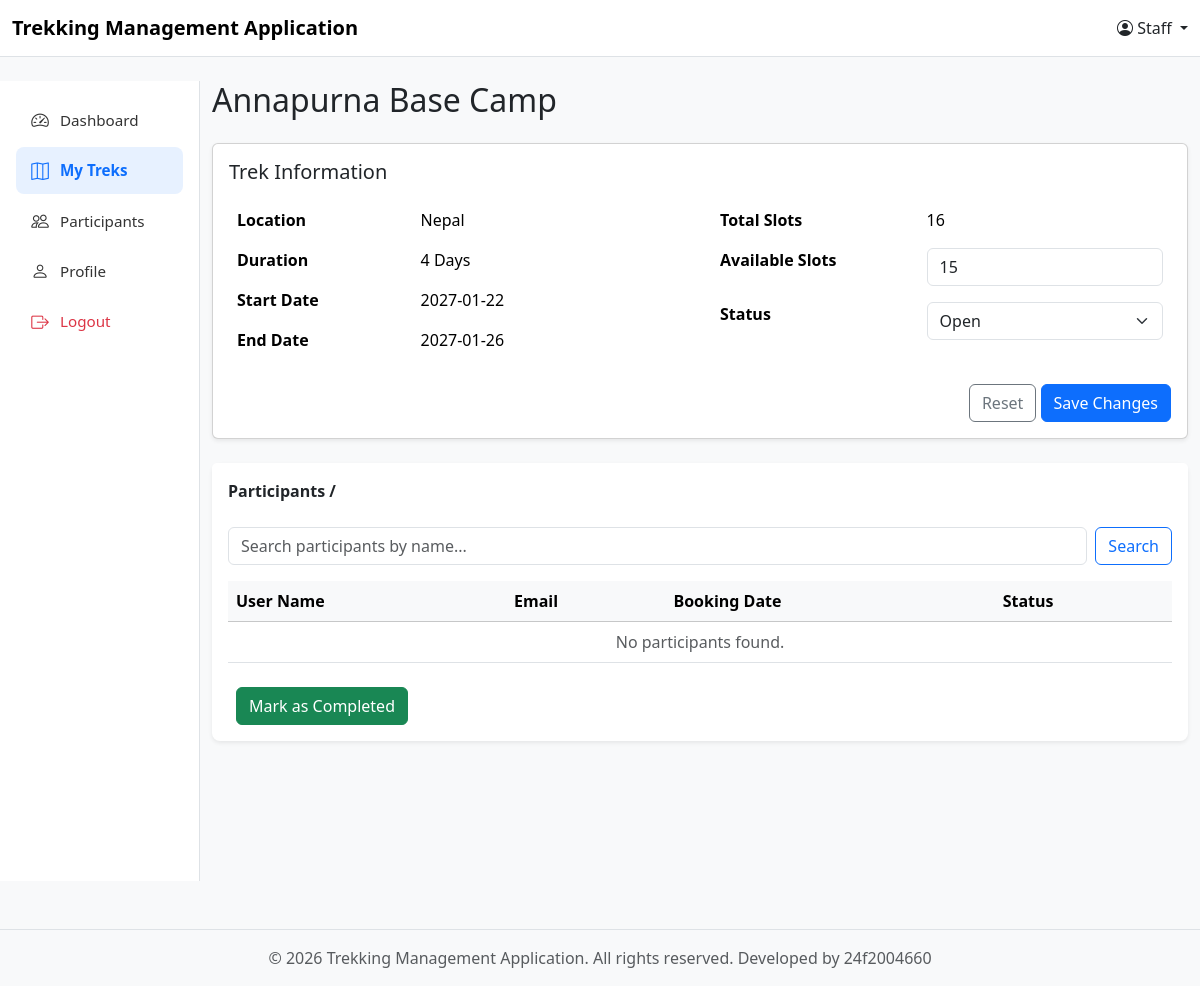
Page /s_manage_trek?trek_id=1 on the earlier database version.
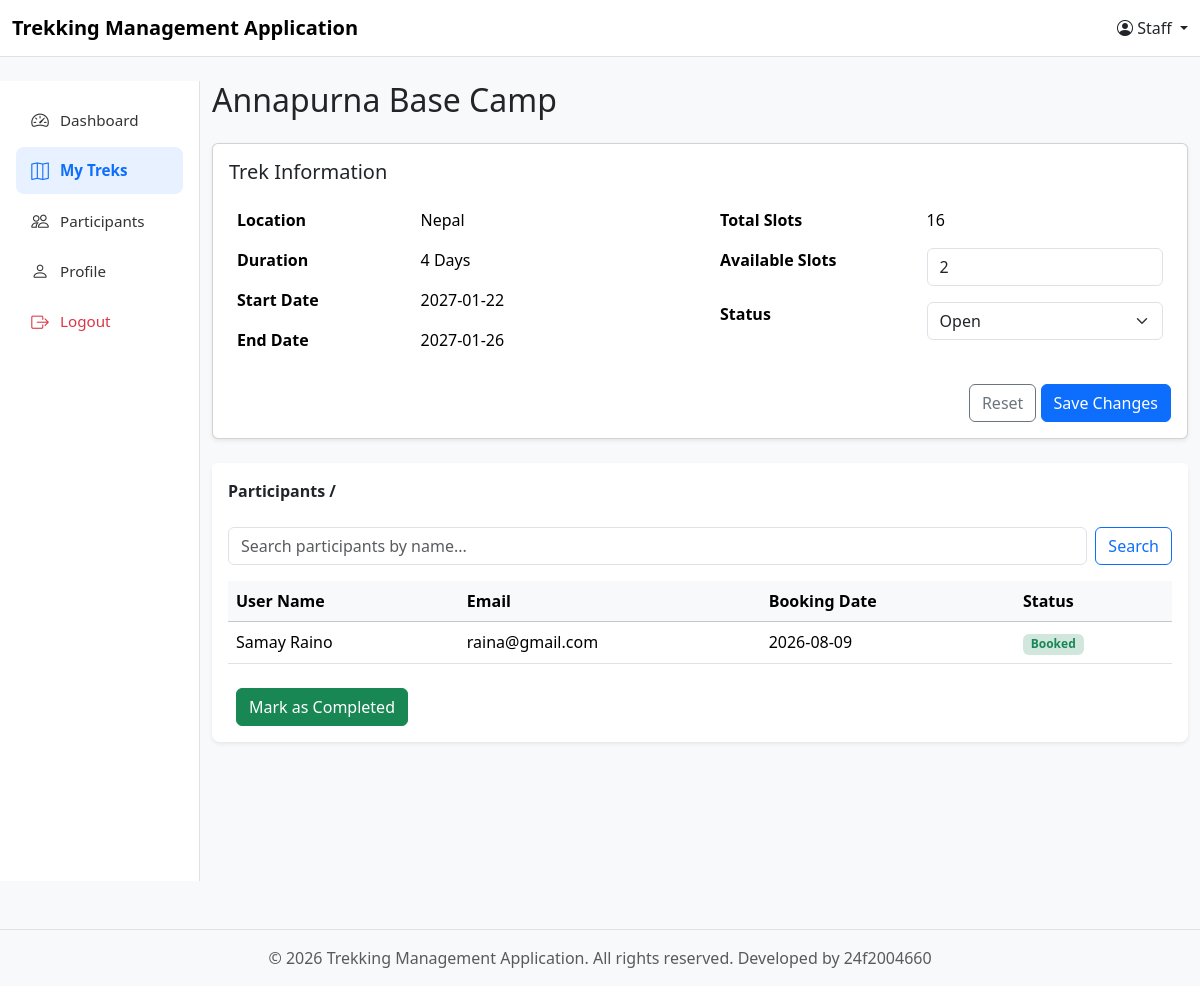
Same page on the later database version.
### models.py (models this page shows)
class Trek(db.Model):
    __tablename__ = 'trek'
    trek_id = db.Column(db.Integer, primary_key=True)
    t_name = db.Column(db.String(120), nullable=False)
    location = db.Column(db.String(120), nullable=False)
    diff = db.Column(db.String(1))  # E/M/H
    duration = db.Column(db.Integer)
    total_slots = db.Column(db.Integer, nullable=False)
    avl_slots = db.Column(db.Integer, nullable=False)
    assign_s_id = db.Column(db.Integer, db.ForeignKey('staff_profile.staff_id'), nullable=False)
    status = db.Column(db.String(20), default='Pending')  # Pending/Approved/Open/Close/Completed
    start_date = db.Column(db.Date)
    end_date = db.Column(db.Date)
    description = db.Column(db.String(500))
    bookings = db.relationship('Booking', backref='trek', cascade="all, delete")

class user_profile(db.Model):
    __tablename__ = 'user_profile'
    id = db.Column(db.Integer, primary_key=True)
    user_id = db.Column(db.Integer, db.ForeignKey('user_credentials.id'), nullable=False) #linking user credentials to trek
    name = db.Column(db.String(100), nullable=False)
    address = db.Column(db.String(200), nullable=False)
    phone_number = db.Column(db.String(20), nullable=False)
    status = db.Column(db.Integer, nullable=False, default = 0) #0 means active 1 means deactive
    bookings = db.relationship('Booking', backref='trekker')

class User_Credentials(db.Model):
    __tablename__ = 'user_credentials' #user defined table name
    id =db.Column(db.Integer, primary_key=True)
    email = db.Column(db.String(100), unique=True, nullable=False)
    password = db.Column(db.String, nullable=False)
    role = db.Column(db.String(20), nullable=False) #allowed only 3 values admin 0, staff 1, user 2
    user = db.relationship('user_profile', cascade="all, delete", backref='user_back')
    staff = db.relationship('staff_profile', cascade="all, delete", backref='staff_back')

class Booking(db.Model):
    __tablename__ = 'booking'
    booking_id = db.Column(db.Integer, primary_key=True)
    user_id = db.Column(db.Integer, db.ForeignKey('user_profile.user_id'), nullable=False)
    trek_id = db.Column(db.Integer, db.ForeignKey('trek.trek_id'), nullable=False)
    booking_date = db.Column(db.Date, default=date.today)
    status = db.Column(db.String(20), default='Booked')  # Booked/cancelled/completed

### controller.py (the view)
@app.route("/s_manage_trek")
def manage_trek():
    staff_id = request.args.get("staff_id")
    trek_id = request.args.get("trek_id")
    search = request.args.get("search")
    trek = search_trek(trek_id)
    participants = []
    for booking in trek.bookings:
        if booking.status == "Booked":
            user = search_user(booking.user_id)
            participants.append({"name": user.name,"email": user.user_back.email,"booking_date": booking.booking_date,"status": booking.status})
    if search:
        participants = [p for p in participants if search.lower() in p["name"].lower()]
    return render_template("Staff_templates/staff_manage_trek.html",trek=trek,participants=participants ,staff_id = staff_id, search=search)

### controller.py (called while the page is built)
def search_user(id):
    user_searched = db.session.query(user_profile).filter(user_profile.user_id == id).first()
    return user_searched

def search_trek(id):
    trek_searched = db.session.query(Trek).filter(Trek.trek_id == id).first()
    return trek_searched

### templates/Staff_templates/staff_manage_trek.html (shortened to what the changed rows need)
{% extends "base.html" %}
{% set current_user = "Staff" %}
{% block content %}
<div class="row">
    {% set current_page = "my_treks" %}
    <div class="col-md-10">
        <h2 class="mb-4">{{ trek.t_name }}</h2>
        <div class="card shadow-sm mb-4">
        <div class="card-body">
        <form method="POST" action="{{ url_for('update_trek_slots') }}">
            <div class="row">
                <div class="col-md-6">
                    <table class="table table-borderless">
                        <tr>
                            <th width="40%">Location</th>
                            <td>{{ trek.location }}</td>
                        </tr>
                        <tr>
                            <th>Duration</th>
                            <td>{{ trek.duration }} Days</td>
                        </tr>
                        <tr>
                            <th>Start Date</th>
                            <td>{{ trek.start_date }}</td>
                        </tr>
                        <tr>
                            <th>End Date</th>
                            <td>{{ trek.end_date }}</td>
                        </tr>
                    </table>
                </div>
                <div class="col-md-6">
                    <table class="table table-borderless">
                        <tr>
                            <th width="45%">Total Slots</th>
                            <td>{{ trek.total_slots }}</td>
                        </tr>
                        <tr>
                            <th>Available Slots</th>
                            <td>
                                <input type="number"
                                       name="avl_slots"
                                       class="form-control"
                                       value="{{ trek.avl_slots }}">
                            </td>
                        </tr>
                        <tr>
                            <th>Status</th>
                            <td>
                                <select class="form-select" name="status">
                                    <option value="1" {% if trek.status == "1" %}selected{% endif %}>Open</option>
                                </select>
                            </td>
                        </tr>
                    </table>
                </div>
            </div>
        </form>
    </div>
</div>
            <div class="card border-0 shadow-sm rounded-3">
                <div class="card-header bg-white fw-bold border-0 pt-3">
                </div>
                <div class="card-body pt-0">
                    <table class="table table-hover align-middle mb-0">
                        <thead class="table-light">
                            <tr>
                                <th>User Name</th>
                                <th>Email</th>
                                <th>Booking Date</th>
                                <th>Status</th>
                            </tr>
                        </thead>
                        <tbody>
                            {% for p in participants %}
                            <tr>
                                <td>{{ p.name }}</td>
                                <td>{{ p.email }}</td>
                                <td>{{ p.booking_date }}</td>
                                <td>
                                    <span class="badge bg-success-subtle text-success">Booked</span>
                                </td>
                            </tr>
                            {% else %}
                            <tr>
                                <td colspan="4" class="text-center text-muted">No participants found.</td>
                            </tr>
                            {% endfor %}
                        </tbody>
                    </table>
                </div>
            </div>
    </div>
</div>
{% endblock %}

Differences in the rows shown:
changed Trek "Annapurna Base Camp": avl_slots "15" → "2"
added user_profile: name "Samay Raino"
added User_Credentials: email "raina@gmail.com"
added Booking: booking_date "2026-08-09"
Other differences:
new list line: "Booked"
text no longer shown: "No participants found."
